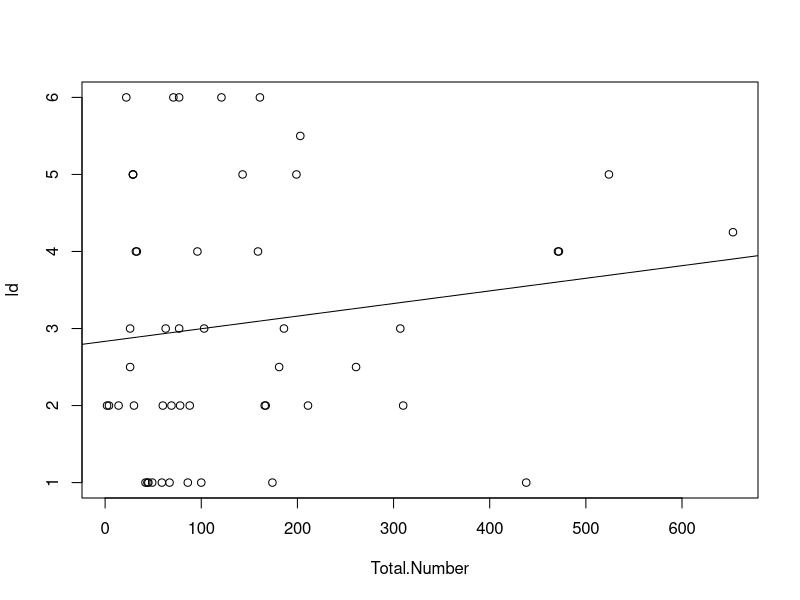

Write R code to recreate this figure.
# compare seju counts to ladder fuels
rm(list=ls())

# read in seju data summarized by plot
seju.data.p <- read.csv('data/seju_data_p.csv')
dim(seju.data.p)

# read in ladder fuel data
ld <- read.csv('data/mean_ladder_fuel_54.csv')
dim(ld)

seju.data.p$ld <- ld$ld[1:50]
head(seju.data.p)

#plot(seju.data.p$ld~seju.data.p$Total.Number)
plot(ld~Total.Number,data=seju.data.p)
fit <- lm(ld~Total.Number,data=seju.data.p)
abline(fit)
